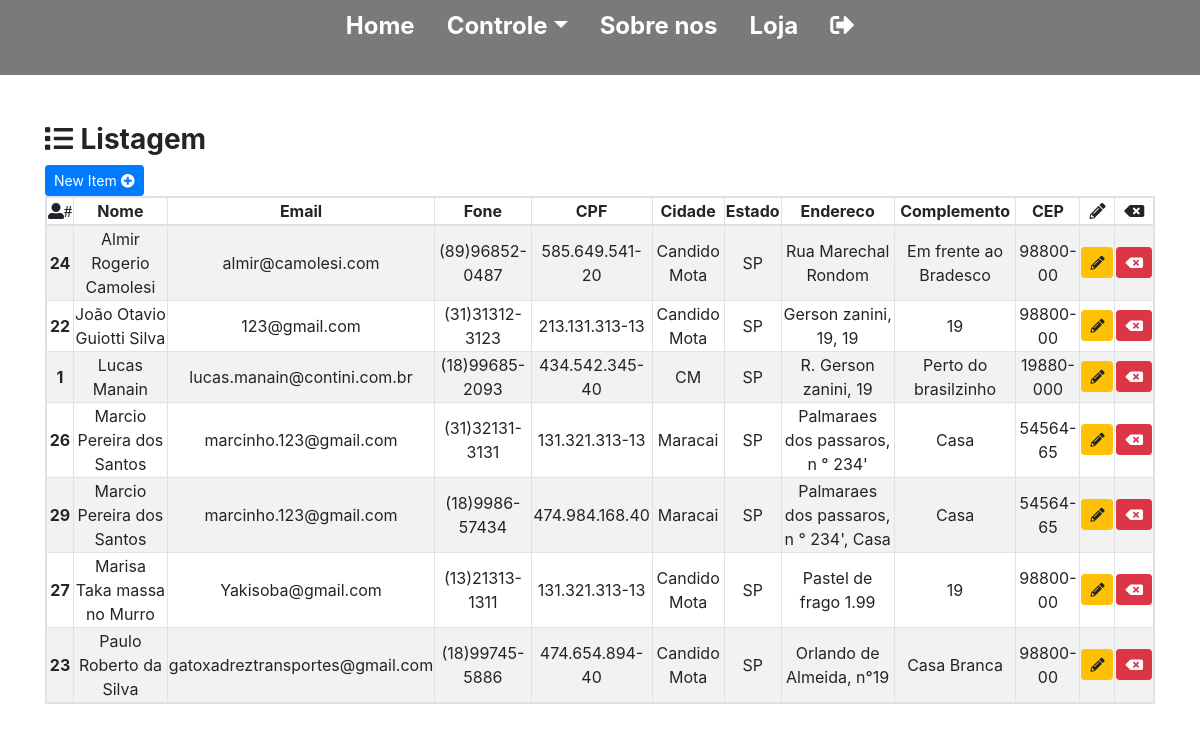
Page /php/view/frm-lista-clientes.php (signed in) on the committed database.
### tables this page shows
CREATE TABLE `clientes` (
  `id` int(11) NOT NULL,
  `nome` varchar(30) NOT NULL,
  `email` varchar(50) NOT NULL,
  `telefone` char(14) DEFAULT NULL,
  `cpf` char(14) NOT NULL,
  `cidade` char(12) NOT NULL,
  `endereco` varchar(50) NOT NULL,
  `complemento` varchar(100) NOT NULL,
  `estado` char(2) NOT NULL,
  `cep` char(11) NOT NULL
);

### php/model/banco-clientes.php (called while the page is built, shortened)
<?php
function selectByOrderNome($pdo){
    $sql = "select * from clientes order by nome";
    $stmt = $pdo->query($sql);
    $result = $stmt->fetchALL(PDO::FETCH_OBJ);
    return $result;
}
?>

### php/view/frm-lista-clientes.php (the view, shortened to what this page needs)
<?php
include_once('header.php');
include_once('../model/banco-clientes.php');
$pdo = Banco::Conectar();
$clientes = selectByOrderNome($pdo);
?>
<div class="container">
<br><br>
    <h3><span><i class="fas fa-list"></i></span> <b> Listagem </b></h3>
    <button type="button" class="btn btn-primary btn-sm" data-toggle="modal" data-target="#modalNew"> New Item <i class="fas fa-plus-circle"></i></button>
    <table class="table-responsive table-striped  table-bordered table-hover ">
        <thead>
            <th class="text-center"><i class="fas fa-user-alt">#</i></th>
            <th class="text-center">Nome</th>
            <th class="text-center">Email</th>
            <th class="text-center">Fone</th>
            <th class="text-center">CPF</th>
            <th class="text-center">Cidade</th>
            <th class="text-center">Estado</th>
            <th class="text-center">Endereco</th>
            <th class="text-center">Complemento</th>
            <th class="text-center">CEP</th>
            <th class="text-center"><i class="fas fa-pencil-alt"></i></th>
            <th class="text-center"><i class="fas fa-backspace"></i></th>
        </thead>
        <?php foreach ($clientes as $cli) : ?>
            <tr>
                <th class="text-center"><?php echo $cli->id ?></th>
                <td class="text-center"><?php echo $cli->nome ?></td>
                <td class="text-center"><?php echo $cli->email ?></td>
                <td class="text-center"><?php echo $cli->telefone ?></td>
                <td class="text-center"><?php echo $cli->cpf ?></td>
                <td class="text-center"><?php echo $cli->cidade ?></td>
                <td class="text-center"><?php echo $cli->estado ?></td>
                <td class="text-center"><?php echo $cli->endereco ?></td>
                <td class="text-center"><?php echo $cli->complemento ?></td>
                <td class="text-center"><?php echo $cli->cep ?></td>
                <td class="text-center">
                    <button type="button" class="btn-lista btn btn-warning btn-sm" data-toggle="modal" data-target="#modalEdit<?= $cli->id ?>">
                        <i class="fas fa-pencil-alt"></i>
                    </button>
                </td>
                <td class=text-center>
                    <button type="button" class="btn-lista btn btn-danger btn-sm" data-toggle="modal" data-target="#modalRem<?= $cli->id ?>">
                        <i class="fas fa-backspace"></i>
                    </button>
                </td>
            </tr>
        <?php endforeach; ?>
    </table>
</div>
<?php include('../view/footer.php'); ?>

### php/view/header.php (shortened to what this page needs)
<!DOCTYPE html>
<html lang="en">
<head>
  <link rel="stylesheet" href="https://stackpath.bootstrapcdn.com/bootstrap/4.1.3/css/bootstrap.min.css">
  <link rel="stylesheet" href="https://use.fontawesome.com/releases/v5.8.2/css/all.css">
  <link href="/solman/css/style-nav.css" rel="stylesheet">
</head>
<body>
  <ul class="nav justify-content-center nav-menu">
    <li class="nav-item">
      <a class="nav-link" href="http://localhost/solman/php/view/frm-principal.php">Home</a>
    </li>
    <li class="nav-item dropdown">
      <a class="nav-link dropdown-toggle" data-toggle="dropdown" href="#" role="button" aria-haspopup="true" aria-expanded="false">Controle</a>
    </li>
    <li class="nav-item">
      <a class="nav-link" href="http://localhost/solman/php/view/frm-principal.php#ancSobreNos">Sobre nos</a>
    </li>
    <li class="nav-item " >
      <a class="nav-link " href="http://localhost/solman/php/view/frm-error.php">Loja</a>
    </li>
    <li class="nav-item">
      <a class="nav-link text-white " href="?deslogar="><i class="fas fa-sign-out-alt"></i></a>
    </li>
  </ul>

### php/view/footer.php (shortened to what this page needs)
</body>
</html>

### css/style-nav.css (style rules this page uses)
.nav-menu { height: 75px; background: #00000085; }
.nav-menu li a { font-weight: bold; font-size: 24px; color: white; }

### rows in the picture
clientes: id "24", nome "Almir Rogerio Camolesi", email "almir@camolesi.com", telefone "(89)96852-0487", cpf "585.649.541-20", cidade "Candido Mota", estado "SP", endereco "Rua Marechal Rondom", complemento "Em frente ao Bradesco", cep "98800-00"
clientes: id "22", nome "João Otavio Guiotti Silva", email "123@gmail.com", telefone "(31)31312-3123", cpf "213.131.313-13", cidade "Candido Mota", estado "SP", endereco "Gerson zanini, 19, 19", complemento "19", cep "98800-00"
clientes: id "1", nome "Lucas Manain", email "lucas.manain@contini.com.br", telefone "(18)99685-2093", cpf "434.542.345-40", cidade "CM", estado "SP", endereco "R. Gerson zanini, 19", complemento "Perto do brasilzinho", cep "19880-000"
clientes: id "26", nome "Marcio Pereira dos Santos", email "marcinho.123@gmail.com", telefone "(31)32131-3131", cpf "131.321.313-13", cidade "Maracai", estado "SP", endereco "Palmaraes dos passaros, n ° 234'", complemento "Casa", cep "54564-65"
clientes: id "29", nome "Marcio Pereira dos Santos", email "marcinho.123@gmail.com", telefone "(18)9986-57434", cpf "474.984.168.40", cidade "Maracai", estado "SP", endereco "Palmaraes dos passaros, n ° 234', Casa", complemento "Casa", cep "54564-65"
clientes: id "27", nome "Marisa Taka massa no Murro", email "Yakisoba@gmail.com", telefone "(13)21313-1311", cpf "131.321.313-13", cidade "Candido Mota", estado "SP", endereco "Pastel de frago 1.99", complemento "19", cep "98800-00"
clientes: id "23", nome "Paulo Roberto da Silva", email "gatoxadreztransportes@gmail.com", telefone "(18)99745-5886", cpf "474.654.894-40", cidade "Candido Mota", estado "SP", endereco "Orlando de Almeida, n°19", complemento "Casa Branca", cep "98800-00"
